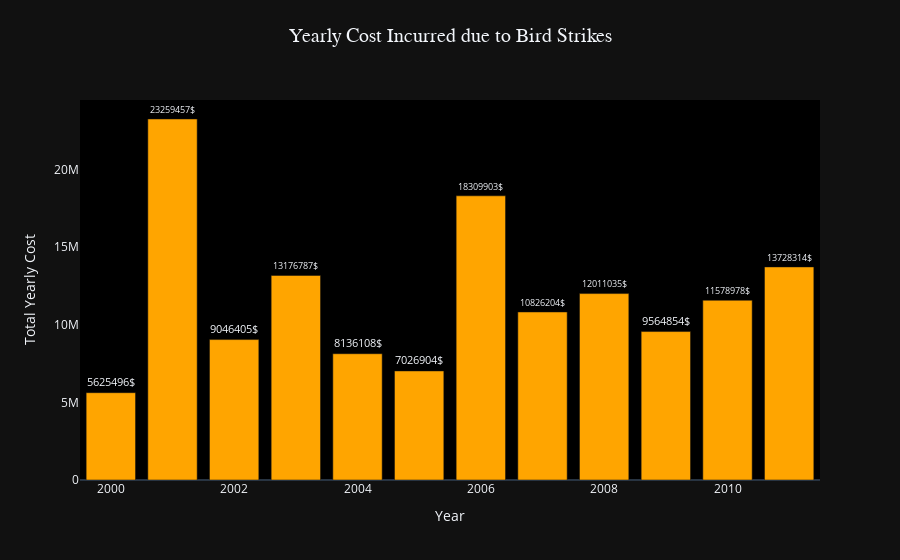

Notebook cell for this chart:
### Code cell
plt.figure(figsize=(11,6))
fig = px.bar(yearly_cost, x='Year',y='Cost: Total $', 
             color_discrete_sequence=['orange'],  
             title='Yearly Cost Incurred due to Bird Strikes')
fig.update_layout(
    yaxis_title='Total Yearly Cost',
    xaxis_title='Year',
    plot_bgcolor='black',
    title_font=dict(size=20, family='Arial'),
    title_x=0.5,
    title_y=0.95,
    yaxis=dict(showgrid=False),
    xaxis=dict(showgrid=False),
    template='plotly_dark'
)
fig.update_traces(text=yearly_cost['Cost: Total $'],texttemplate='%{text}$',textposition='outside')

iplot(fig)

### Figure 1 — Plotly figure (JSON) as saved in the notebook; plotly's stock layout.template omitted (floating-point values rounded to 4 significant figures)
{"data": [{"alignmentgroup": "True", "hovertemplate": "Year=%{x}<br>Cost: Total $=%{y}<extra></extra>", "legendgroup": "", "marker": {"color": "orange", "pattern": {"shape": ""}}, "name": "", "offsetgroup": "", "orientation": "v", "showlegend": false, "text": [5625496, 23259457, 9046405, 13176787, 8136108, 7026904, 18309903, 10826204, 12011035, 9564854, 11578978, 13728314], "textposition": "outside", "texttemplate": "%{text}$", "type": "bar", "x": [2000, 2001, 2002, 2003, 2004, 2005, 2006, 2007, 2008, 2009, 2010, 2011], "xaxis": "x", "y": [5625496, 23259457, 9046405, 13176787, 8136108, 7026904, 18309903, 10826204, 12011035, 9564854, 11578978, 13728314], "yaxis": "y"}], "layout": {"barmode": "relative", "legend": {"tracegroupgap": 0}, "plot_bgcolor": "black", "title": {"font": {"family": "Arial", "size": 20}, "text": "Yearly Cost Incurred due to Bird Strikes", "x": 0.5, "y": 0.95}, "xaxis": {"anchor": "y", "domain": [0, 1], "showgrid": false, "title": {"text": "Year"}}, "yaxis": {"anchor": "x", "domain": [0, 1], "showgrid": false, "title": {"text": "Total Yearly Cost"}}}}
